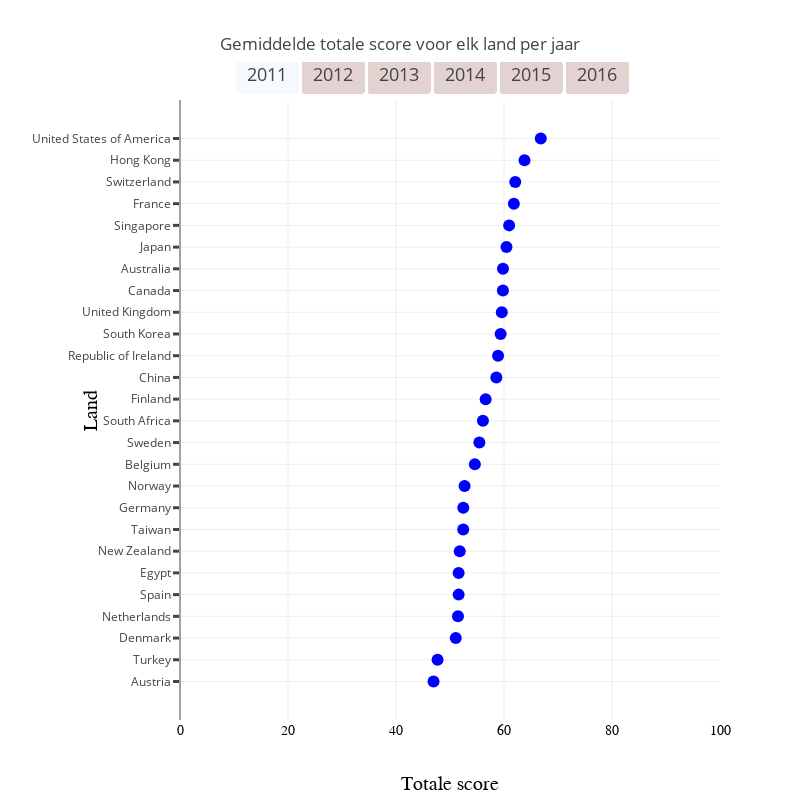

The notebook cell saved with this chart:
### Markdown cell above
In de bovenstaande en onderstaande grafieken is te zien, indien ze worden bekeken samen de bar chart over alle landen, dat landen met een hoger percentage internationale studenten niet altijd hoger scoren. In sommige gevallen scoren deze landen zelfs lager.

### Code cell
dotplot_totalscore()

### Figure 1 — Plotly figure (JSON) as saved in the notebook; plotly's stock layout.template omitted (floating-point values rounded to 4 significant figures)
{"data": [{"marker": {"color": "blue", "size": 12}, "mode": "markers", "name": "2011", "type": "scatter", "uid": "3bdea6dd-5fc5-468e-aad4-c5f430ec3fbb", "visible": true, "x": [46.95, 47.7, 51.07, 51.48, 51.6, 51.6, 51.8, 52.45, 52.46, 52.7, 54.6, 55.44, 56.1, 56.6, 58.58, 58.9, 59.38, 59.6, 59.8, 59.81, 60.46, 60.95, 61.83, 62.08, 63.8, 66.81], "y": ["Austria", "Turkey", "Denmark", "Netherlands", "Spain", "Egypt", "New Zealand", "Taiwan", "Germany", "Norway", "Belgium", "Sweden", "South Africa", "Finland", "China", "Republic of Ireland", "South Korea", "United Kingdom", "Canada", "Australia", "Japan", "Singapore", "France", "Switzerland", "Hong Kong", "United States of America"]}, {"marker": {"color": "blue", "size": 12}, "mode": "markers", "name": "2012", "type": "scatter", "uid": "ab748c7b-2313-4e92-9dd3-4af2fb101503", "visible": false, "x": [43.1, 43.2, 44.1, 44.6, 46.2, 47.7, 47.9, 47.9, 48.5, 49.97, 50.32, 52.93, 53.2, 54.42, 54.8, 55.58, 55.8, 55.93, 56.4, 56.54, 57.53, 57.95, 58.74, 59.37, 59.79, 64.15], "y": ["Spain", "Norway", "Brazil", "New Zealand", "Taiwan", "Denmark", "Austria", "Israel", "Republic of Ireland", "Germany", "Netherlands", "Belgium", "South Africa", "France", "Finland", "Sweden", "Hong Kong", "China", "South Korea", "United Kingdom", "Australia", "Singapore", "Japan", "Canada", "Switzerland", "United States of America"]}, {"marker": {"color": "blue", "size": 12}, "mode": "markers", "name": "2013", "type": "scatter", "uid": "7ff7f09a-99c1-451a-afaa-23e7fc2e92fd", "visible": false, "x": [50.17, 50.2, 50.3, 50.5, 52.05, 53.2, 53.53, 55.4, 55.75, 55.8, 56.4, 56.87, 58.48, 59.48, 59.77, 60.73, 60.78, 61.57, 61.88, 62.08, 63.05, 65.86, 68.45, 68.9], "y": ["Israel", "Austria", "New Zealand", "Brazil", "Republic of Ireland", "Taiwan", "Denmark", "Belgium", "Germany", "South Africa", "Finland", "France", "Netherlands", "Sweden", "United Kingdom", "Hong Kong", "Japan", "Switzerland", "South Korea", "Australia", "Canada", "United States of America", "Singapore", "China"]}, {"marker": {"color": "blue", "size": 12}, "mode": "markers", "name": "2014", "type": "scatter", "uid": "24e05c0e-65b6-47ff-bf90-07ab9de268e3", "visible": false, "x": [44.3, 44.65, 45.3, 46.2, 46.6, 46.6, 48.5, 49.2, 49.9, 50.5, 51.08, 51.25, 52.6, 53.88, 54.21, 54.96, 56.26, 57.58, 57.71, 58.51, 58.73, 59.93, 60.19, 61.69, 64.25, 64.8], "y": ["Turkey", "Israel", "Norway", "Austria", "Spain", "New Zealand", "Republic of Ireland", "Taiwan", "Denmark", "South Africa", "Belgium", "France", "Finland", "Germany", "Netherlands", "Sweden", "United Kingdom", "Japan", "Australia", "Switzerland", "South Korea", "Hong Kong", "Canada", "United States of America", "China", "Singapore"]}, {"marker": {"color": "blue", "size": 12}, "mode": "markers", "name": "2015", "type": "scatter", "uid": "b8e6c95d-dc05-46c7-9c5c-1cdef0eefd52", "visible": false, "x": [46, 46.6, 46.7, 46.9, 47.5, 48.1, 49.3, 50.53, 50.68, 51.2, 52.6, 52.87, 53.9, 53.9, 54.94, 55.92, 56.28, 57.4, 57.72, 58.64, 58.69, 58.83, 59.54, 60.15, 60.7, 61.9, 62.86, 67.75], "y": ["Russian Federation", "Israel", "Norway", "Austria", "New Zealand", "Spain", "Taiwan", "Denmark", "Turkey", "Republic of Ireland", "South Africa", "France", "Finland", "Belgium", "Germany", "Netherlands", "Sweden", "Japan", "Hong Kong", "United Kingdom", "Australia", "China", "Canada", "South Korea", "Switzerland", "Italy", "United States of America", "Singapore"]}, {"marker": {"color": "blue", "size": 12}, "mode": "markers", "name": "2016", "type": "scatter", "uid": "f5fcd0c4-6273-45d8-8a5e-a254d49907d4", "visible": false, "x": [49.4, 50.5, 51, 51.1, 51.3, 51.9, 51.97, 52.13, 52.6, 54.2, 55.8, 56.1, 56.52, 56.6, 58.02, 58.93, 59.3, 61.14, 61.63, 61.9, 63.64, 64.23, 64.24, 64.66, 65.5, 67.43, 71, 73.7], "y": ["Luxembourg", "Israel", "New Zealand", "Taiwan", "Republic of Ireland", "Russian Federation", "Spain", "Italy", "Norway", "Austria", "South Korea", "South Africa", "France", "Denmark", "Belgium", "Germany", "Sweden", "Netherlands", "United Kingdom", "Finland", "Switzerland", "Hong Kong", "Australia", "Canada", "Japan", "United States of America", "China", "Singapore"]}], "layout": {"autosize": false, "height": 800, "title": {"text": "Gemiddelde totale score voor elk land per jaar"}, "updatemenus": [{"bgcolor": "#E2D3D0", "bordercolor": "#FFFFFF", "buttons": [{"args": ["visible", [true, false, false, false, false, false]], "label": "2011", "method": "restyle"}, {"args": ["visible", [false, true, false, false, false, false]], "label": "2012", "method": "restyle"}, {"args": ["visible", [false, false, true, false, false, false]], "label": "2013", "method": "restyle"}, {"args": ["visible", [false, false, false, true, false, false]], "label": "2014", "method": "restyle"}, {"args": ["visible", [false, false, false, false, true, false]], "label": "2015", "method": "restyle"}, {"args": ["visible", [false, false, false, false, false, true]], "label": "2016", "method": "restyle"}], "direction": "left", "font": {"size": 18}, "pad": {"r": 10, "t": 10}, "showactive": true, "type": "buttons", "x": 0.1, "xanchor": "left", "y": 1.08, "yanchor": "top"}], "width": 800, "xaxis": {"automargin": true, "range": [0, 100], "showticklabels": true, "tickfont": {"color": "black", "family": "Old Standard TT, serif", "size": 14}, "title": {"font": {"color": "black", "family": "Arial, sans-serif", "size": 20}, "text": "Totale score"}}, "yaxis": {"automargin": true, "ticklen": 6, "tickwidth": 3, "title": {"font": {"color": "black", "family": "Arial, sans-serif", "size": 20}, "text": "Land"}}}}
